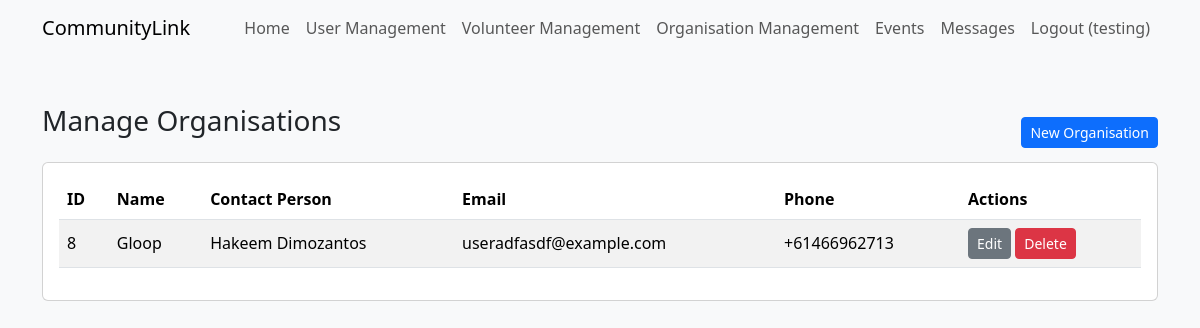
The app's page /public/organisations/view.php (signed in) with its own data.
### tables this page shows
CREATE TABLE `organisation` (
  `organisation_id` int(11) NOT NULL,
  `organisation_name` varchar(256) NOT NULL,
  `contact_person_full_name` varchar(128) NOT NULL,
  `email` varchar(256) NOT NULL,
  `phone` varchar(20) NOT NULL
);

### db_connection.php (called while the page is built)
<?php
$db_hostname = "localhost";
$db_username = "fit2104";
$db_password = "xuxxur-ziWpaf-5busmi";
$db_name = "fit2104_community_link";
try {
    $dsn = "mysql:host=$db_hostname;dbname=$db_name;charset=utf8mb4";
    $pdo = new PDO($dsn, $db_username, $db_password, [
        PDO::ATTR_ERRMODE => PDO::ERRMODE_EXCEPTION,
    ]);
} catch (PDOException $e) {
    die("Database connection failed: " . $e->getMessage());
}
return $pdo;

### classes/Model.php (called while the page is built, shortened)
<?php
class Model
{
    private static $pdo;
    protected static function getPDO(): PDO
    {
        if (!self::$pdo) {
            self::$pdo = require __DIR__ . '/../db_connection.php';
        }
        return self::$pdo;
    }
}

### classes/Organisation.php (called while the page is built, shortened)
<?php
require_once __DIR__ . '/Model.php';
class Organisation extends Model
{
    public static function all(): array
    {
        $st = self::getPDO()->query("SELECT * FROM organisation ORDER BY organisation_name ASC");
        return $st->fetchAll(PDO::FETCH_ASSOC);
    }
}

### public/organisations/view.php (the view, shortened to what this page needs)
<?php
require_once __DIR__ . '/../../classes/Organisation.php';
$organisations = Organisation::all();
?>
<!doctype html>
<html lang="en">
<head>
    <link href="https://cdn.jsdelivr.net/npm/bootstrap@5.3.3/dist/css/bootstrap.min.css" rel="stylesheet">
</head>
<body class="bg-light">
<?php require_once __DIR__ . '/../../partials/navbar.php'; ?>
<main class="container my-5">
    <div class="col d-flex justify-content-between align-items-center">
        <h1 class="h3 mb-4">Manage Organisations</h1>
        <a href="add.php" class="btn btn-sm btn-primary">New Organisation</a>
    </div>
    <div class="card">
        <div class="card-body">
            <table class="table table-striped align-middle">
                <thead>
                <tr>
                    <th>ID</th>
                    <th>Name</th>
                    <th>Contact Person</th>
                    <th>Email</th>
                    <th>Phone</th>
                    <th>Actions</th>
                </tr>
                </thead>
                <tbody>
                <?php if (!$organisations): ?>
                    <tr><td colspan="6">No organisations found.</td></tr>
                <?php else: ?>
                    <?php foreach ($organisations as $o): ?>
                        <tr>
                            <td><?= htmlspecialchars($o['organisation_id']) ?></td>
                            <td><?= htmlspecialchars($o['organisation_name']) ?></td>
                            <td><?= htmlspecialchars($o['contact_person_full_name']) ?></td>
                            <td><?= htmlspecialchars($o['email']) ?></td>
                            <td><?= htmlspecialchars($o['phone']) ?></td>
                            <td>
                                <a href="edit.php?id=<?= $o['organisation_id'] ?>" class="btn btn-sm btn-secondary">
                                    Edit
                                </a>
                                <a href="?delete=<?= $o['organisation_id'] ?>"
                                   class="btn btn-sm btn-danger"
                                   onclick="return confirm('Delete this organisation?')">
                                    Delete
                                </a>
                            </td>
                        </tr>
                    <?php endforeach; ?>
                <?php endif; ?>
                </tbody>
            </table>
        </div>
    </div>
</main>
</body>
</html>

### records on screen
organisation: organisation_id "8", organisation_name "Gloop", contact_person_full_name "Hakeem Dimozantos", email "useradfasdf@example.com", phone "+61466962713"

### other values on screen
$_SESSION['username'] "testing"
